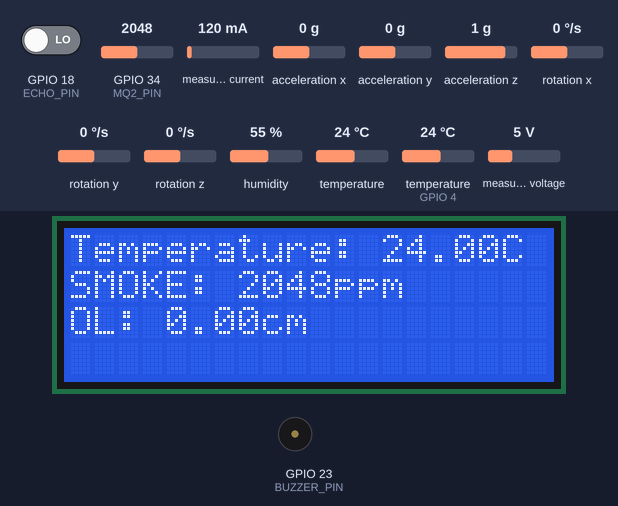
Simulated run of this sketch. Board: ESP32. Parts: 20×4 character LCD, buzzer (waves = sounding, pin HIGH). The test bench sets the inputs (shaded band); at power-on: GPIO 18 (ECHO_PIN) LOW, GPIO 34 (MQ2_PIN) = 2048, measured current 120 mA, acceleration x 0 g, acceleration y 0 g, acceleration z 1 g, rotation x 0 °/s, rotation y 0 °/s, rotation z 0 °/s, humidity 55 %, temperature 24 °C, temperature (sensor on GPIO 4) 24 °C, measured voltage 5 V. The modem is registered and sends nothing unless stated; what the sketch prints to the serial monitor is not drawn.

Above: at 8.7 s.
At 66.8 s:
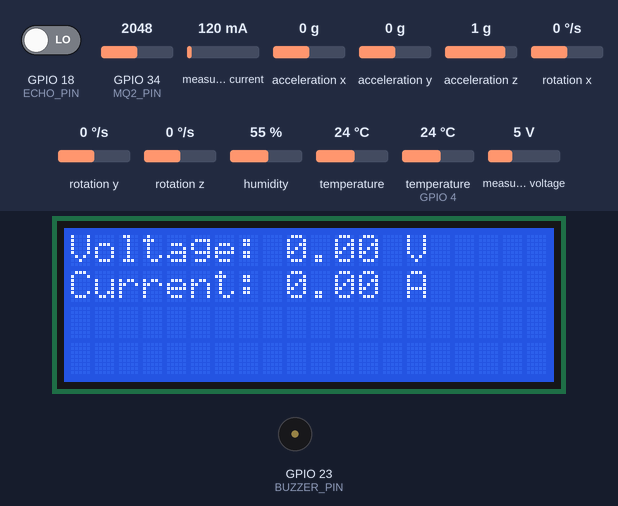
At 129.0 s:
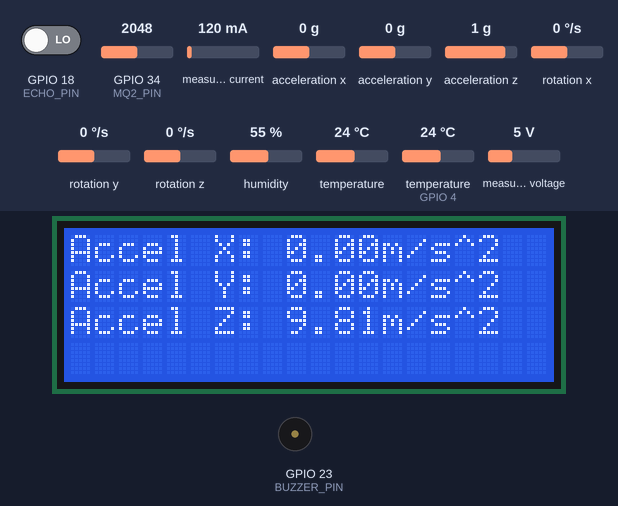

Measured:
- what the display in image 0 shows lasts 16.1 s, from 8.6 s to 24.7 s
- what the display in image 1 shows lasts 46.2 s, from 66.7 s to 112.9 s

The sketch:

THMS.ino
```cpp
#include <DHT.h>
#include <Wire.h>
#include <ESPmDNS.h>
#include <Sim800L.h>
#include <LiquidCrystal_I2C.h>
#include <SoftwareSerial.h>
#include <ThingSpeak.h>
#include <String.h>
#include <WiFi.h>
#include <Adafruit_Sensor.h>
#include <Adafruit_MPU6050.h>
#include <PZEM004T.h>
#include <HardwareSerial.h>

// Define the pin and type of DHT sensor
#define DHT_PIN 4     // GPIO pin where the DHT sensor is connected
#define DHT_TYPE DHT22  // DHT sensor type (DHT11 or DHT22)
#define RX  16
#define TX  17
#define TRIG_PIN 5
#define ECHO_PIN 18
 #define MQ2_PIN 34
 #define BUZZER_PIN 23

// Initialize  sensors
HardwareSerial PzemSerial2(2);
PZEM004T pzem(&PzemSerial2);
LiquidCrystal_I2C lcd(0x27, 20, 4);

IPAddress ip(192, 168, 1, 1);
DHT dht(DHT_PIN, DHT_TYPE);
Sim800L GSMserial(RX, TX);
Adafruit_MPU6050 mpu;
sensors_event_t a, g, temp;
float temperature, humidity;
int smoke;
char* text1;
char* text2;
char* text3;
char* text4;
char* text5;
char* text6;
char* text7;
float v;
float i;

char* number;
bool error;
float distance;

void setup() {
Serial.begin(115200);
GSMserial.begin(4800);
Serial.println("Setup started...");  // Debugging line
number="+233502677953";
text1="HIGH TRANSFORMER TEMPERATURE!!";
text2="SMOKE DETECTED!!";
text3="OIL LEVEL IS TOO HIGH!!";
text4="OIL LEVEL IS TOO LOW!!";
text5="VIBRATIONS DETECTED!!";
text6="LOW VOLTAGE!!";
text7="OVER CURRENT!!";

// Initialize LCD
lcd.init();
lcd.backlight();
dht.begin(); // Initialize DHT sensor
pinMode(BUZZER_PIN, OUTPUT);

 Serial.println("LCD and sensors initialized");  // Debugging line

}

void loop() {
  delay(4000);
   Serial.println("Loop running...");  // Debugging line


  // Read temperature in Celsius
   temperature = dht.readTemperature(); // Read temperature in Celsius
    humidity = dht.readHumidity(); // Read humidity
    // Read MPU6050 sensor
    mpu.getEvent(&a, &g, &temp);
    long duration;
     smoke = analogRead(MQ2_PIN);
     float v = pzem.voltage(ip);
   if (v < 0) v = 0.0;

   float i = pzem.current(ip);
   if (i < 0) i = 0.0;


 // Print temperature and humidity values to serial monitor
  Serial.print("Temperature: ");
  Serial.print(temperature);
  Serial.print(" °C / Humidity");
  Serial.print(temperature);
  Serial.print(" °F, Humidity: ");
  Serial.print(humidity);
  Serial.println(" %");
  delay(2000);


  Serial.print("Accel X: ");
  Serial.print(a.acceleration.x);
  Serial.print(" m/s^2, ");
  Serial.print("Accel Y: ");
  Serial.print(a.acceleration.y);
  Serial.print(" m/s^2, ");
  Serial.print("Accel Z: ");
  Serial.print(a.acceleration.z);
  Serial.println(" m/s^2");


  delay(2000);

  displaySet1();
  delay(2000);


digitalWrite(TRIG_PIN, LOW);
    delayMicroseconds(2);
    digitalWrite(TRIG_PIN, HIGH);
    delayMicroseconds(10);
    digitalWrite(TRIG_PIN, LOW);
    duration = pulseIn(ECHO_PIN, HIGH);
    distance = (duration / 2) / 29.1;
    Serial.print("Distance: ");
    Serial.print(distance);
    Serial.println(" cm");
    delay(2000);

  Serial.print("SMOKE: ");
  Serial.println(smoke);
  delay(2000);

if (GSMserial.available())
    Serial.write(GSMserial.read());

 GSMserial.println("AT");
  delay(1000);

 GSMserial.println("AT+CPIN?");
  delay(1000);

  GSMserial.println("AT+CREG?");
  delay(1000);

  GSMserial.println("AT+CGATT?");
  delay(1000);

  GSMserial.println("AT+CIPSHUT");
  delay(1000);

  GSMserial.println("AT+CIPSTATUS");
  delay(2000);

  GSMserial.println("AT+CIPMUX=0");
  delay(2000);

  displaySet2();
  delay(2000);

  ShowSerialData();

  GSMserial.println("AT+CSTT=\"web.gprs.mtnnigeria.net\"");//start task and setting the APN,
  delay(1000);

  ShowSerialData();

  GSMserial.println("AT+CIICR");//bring up wireless connection
  delay(3000);

  ShowSerialData();

  GSMserial.println("AT+CIFSR");//get local IP adress
  delay(2000);

  ShowSerialData();


  GSMserial.println("AT+CIPSPRT=0");
  delay(3000);

  ShowSerialData();

  GSMserial.println("AT+CIPSTART=\"TCP\",\"api.thingspeak.com\",\"80\"");//start up the connection
  delay(6000);
  displaySet3();

  ShowSerialData();

 GSMserial.println("AT+CIPSEND");//begin send data to remote server
  delay(4000);
  ShowSerialData();

  String str="GET https://api.thingspeak.com/update?api_key=5UJKBCFPTE9N4UQF&field1=0" + String(temperature)+"&field2="+String(i) +"&field3="+String(v)+"&field4="+String(smoke)+"&field5="+String(distance) +"&field6="+String(a.acceleration.x)+"&field7="+String(a.acceleration.y)+"&field8="+String(a.acceleration.z);
  Serial.println(str);
  GSMserial.println(str);//begin send data to remote server

  delay(4000);
  ShowSerialData();

  GSMserial.println((char)26);//sending
  delay(5000);//waitting for reply, important! the time is base on the condition of internet
  GSMserial.println();

  ShowSerialData();

  GSMserial.println("AT+CIPSHUT");//close the connection
  delay(100);
  ShowSerialData();

}
void ShowSerialData()
{
  while(GSMserial.available()!=0)
  Serial.write(GSMserial.read());
  delay(5000);

}
void displaySet1() {
    lcd.clear();
    lcd.setCursor(0, 0);
    lcd.print("Temperature: ");
    lcd.print(temperature);
    lcd.print("C");
    lcd.setCursor(0, 1);
    lcd.print("SMOKE: ");
    lcd.print(smoke);
    lcd.print("ppm");
    lcd.setCursor(0, 2);
    lcd.print("OL: ");
    lcd.print(distance);
    lcd.print("cm");

    }

   void displaySet2() {
    lcd.clear();
    lcd.setCursor(0, 0);
    lcd.print("Accel X: ");
    lcd.print(a.acceleration.x);
    lcd.print("m/s^2");
    lcd.setCursor(0, 1);
    lcd.print("Accel Y: ");
    lcd.print(a.acceleration.y);
    lcd.print("m/s^2");
    lcd.setCursor(0, 2);
    lcd.print("Accel Z: ");
    lcd.print(a.acceleration.z);
    lcd.print("m/s^2");

    }
    void displaySet3(){
    lcd.clear();
    lcd.setCursor(0, 0);
    lcd.print("Voltage: ");
    lcd.print(v);
    lcd.print(" V");
    lcd.setCursor(0, 1);
    lcd.print("Current: ");
    lcd.print(i);
    lcd.print(" A");
    }


void checkConditions() {
    // Condition to check high temperature
    if (temperature > 75) {
        error=GSMserial.sendSms(number,text1);
        delay(300);

    }

    // Condition to check high humidity

    if ( smoke > 300) {

   error=GSMserial.sendSms(number,text2);
    delay(300); // Delay to prevent multiple messages
  }
    if (distance > 800) {

       error=GSMserial.sendSms(number,text3);
        delay(300);
} else if (distance < 300) {

error=GSMserial.sendSms(number,text4);
delay(300);
}
  if ((a.acceleration.x > 10) || (a.acceleration.y > 10) || (a.acceleration.z > 10)) {
        error=GSMserial.sendSms(number,text5);
        delay(3000);
    }
    if (v < 220) {
        error=GSMserial.sendSms(number,text6);
        delay(3000);
    }
if (i > 16) {
        error=GSMserial.sendSms(number,text7);
        delay(3000);
    }

//activate buzzer
if (temperature > 50  || distance > 800 || distance < 300 || a.acceleration.x > 10 || a.acceleration.y > 10 || a.acceleration.z > 10 || smoke > 300 || v < 220 || i > 16) {
digitalWrite(BUZZER_PIN, HIGH);
} else {
digitalWrite(BUZZER_PIN, LOW);
}
}
```
